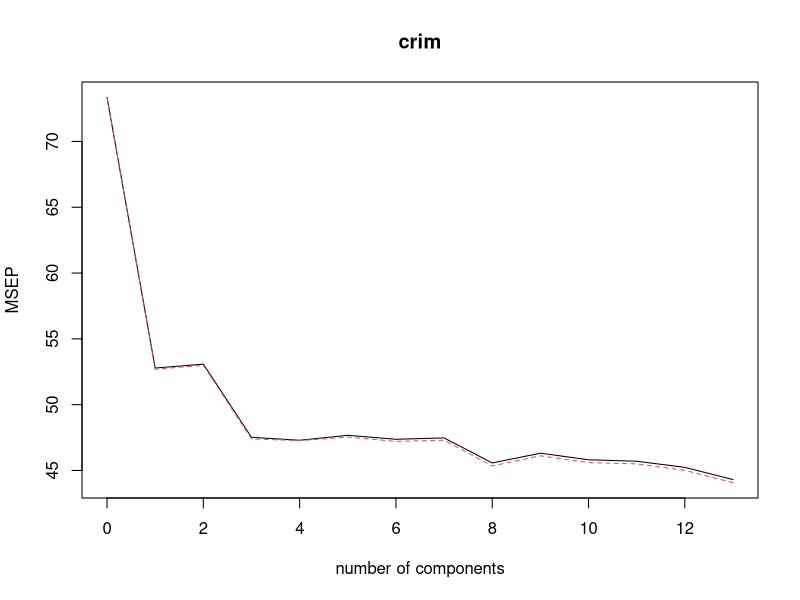

Write the R code that produced this figure. (Note: this script raises an error after producing the figure.)
## ---- chunk 1
knitr::opts_chunk$set(echo = TRUE)
library(leaps)
library(glmnet)
library(pls)
library(dplyr)
library(MASS)

data("Boston")
## ---- chunk 2
#Function for k-fold cross-validated MSE for PCR
mse.pred.pcr.folds = function(i, m){
  pcr.fit = pcr(crim~., data = Boston[fold!=i,], scale = TRUE, validation = "CV")
  pred.pcr = predict(pcr.fit, newdata = Boston[fold==i,], ncomp = m)
  mse.pred.fold[i] = (pred.pcr-Boston$crim[fold==i])^2 %>% mean()
  return(mse.pred.fold[i])
}

#Function for k-fold cross-validated MSE for Ridge & Lasso fit
mse.pred.glmnet.folds = function(i, a){
  glmnet.fit = glmnet(x.matrix[fold!=i,], y[fold!=i], alpha = a)
  best.lambda = cv.glmnet(x.matrix[fold!=i,], y[fold!=i], alpha = a) %>% .$lambda.min
  pred.glmnet = predict(glmnet.fit, newx = x.matrix[fold==i,], s = best.lambda)
  mse.pred.fold[i] = (pred.glmnet-y[fold==i])^2 %>% mean()
  return(mse.pred.fold[i])
}

#Function for predict() functionality for Best Subset selection
predict.regsubsets = function(object, newdata, id, ...){
  form = as.formula(object$call[[2]])
  mat = model.matrix(form, newdata)
  coefi = coef(object, id=id)
  xvars = names(coefi)
  mat[,xvars]%*%coefi
}

#Function for k-fold cross validated MSE for LSE
mse.pred.lse.folds = function(i){
  lse.fit = lm(crim~., data = Boston[fold!=i,])
  pred.lse = predict(lse.fit, newdata = Boston[fold==i,], type = "response", interval = "prediction")
  mse.pred.fold[i] = (pred.lse-Boston$crim[fold==i])^2 %>% mean()
}
## ---- chunk 3
#Splitting data into a folds
no.of.preds = ncol(Boston)-1
no.of.folds = 5
set.seed(27)
fold = sample(1:no.of.folds, nrow(Boston), replace = TRUE)
mse.pred.fold = rep(0, no.of.folds)

#PCR MODEL
#Determine the optimal value of M
pcr.fit = pcr(crim~., data = Boston[fold!=1,], scale = TRUE, validation = "CV")
validationplot(pcr.fit, val.type = "MSEP")

#Based on the validation plot we proceed with further PCR investigation using M=8
M=8

mse.pred.pcr = mapply(mse.pred.pcr.folds, i=1:no.of.folds, m=M) %>% mean()

#LSE MODEL
mse.pred.lse = sapply(1:no.of.folds, mse.pred.lse.folds) %>% mean()
## ---- chunk 4
x.matrix = model.matrix(crim~., data = Boston)[,-1]
y = Boston$crim

#RIDGE MODEL
mse.pred.ridge = mapply(mse.pred.glmnet.folds, i=1:no.of.folds, a=0) %>% mean()

#LASSO MODEL
mse.pred.lasso = mapply(mse.pred.glmnet.folds, i=1:no.of.folds, a=1) %>% mean()
## ---- chunk 5
cv.errors = matrix(NA, no.of.folds, no.of.preds)

for (i in 1:no.of.folds){
  best.fit.regsubset = regsubsets(crim~., data = Boston[fold!=i,], nvmax = no.of.preds)
  for (j in 1:no.of.preds){
    pred.regsubset = predict(best.fit.regsubset, newdata = Boston[fold==i,], id = j)
    cv.errors[i,j] = (pred.regsubset - Boston$crim[fold==i])^2 %>% mean()
  }
}

mean.cv.errors = apply(cv.errors,2,mean)
plot(mean.cv.errors, type = "b")

#BEST SUBSET SELECTION MODEL
mse.pred.regsubset = min(mean.cv.errors)
## ---- chunk 6
matrix(data = c("LSE", "Best Subset", "Ridge", "Lasso", "PCR", mse.pred.lse, mse.pred.regsubset, mse.pred.ridge, mse.pred.lasso, mse.pred.pcr), ncol = 2, dimnames = list(NULL, c("Model Type", "k-fold cross validated Test MSE")))
## ---- chunk 7
#Investigation above reveals that the Best Subset model provides the lowest MSE for the set that includes 10 predictors. We now fit the Best Subset model to the entire data and then identify the 10 predictors that are inculded in the model together with their coefficients.

reg.fit.full = regsubsets(crim~., data = Boston, nvmax = no.of.preds)
reg.fit.coeff = coef(reg.fit.full, 10)
reg.fit.coeff
## ---- chunk 8
#We will first establish the best lambda for the entire data and then use that lambda to identify the predictors that are included in the model together with their coefficients

lasso.fit.full = glmnet(x.matrix, y, alpha = 1)
best.lambda = (cv.glmnet(x.matrix, y, alpha = 1))$lambda.min
lasso.fit.coef = predict(lasso.fit.full, type = "coefficients", s = best.lambda)[1:no.of.preds,]
lasso.fit.coef
